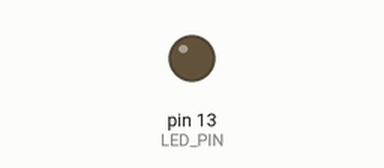
The sketch below on a simulated Arduino Uno, built with avr-gcc and run on an emulated ATmega328P. On the bench: output pins drawn as LEDs (lit = HIGH).

Above: at 0.1 s.
At 37.5 s:
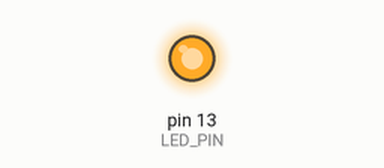
Timing chart, 0 to 39.5 s (numbered marks = the images above):
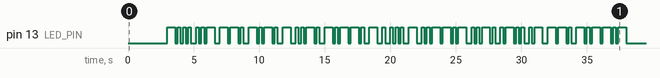

The sketch:

morze.ino
```cpp
// Определение длительности сигналов
const int DOT_DURATION = 200;      // длительность точки (мс)
const int DASH_DURATION = 600;     // длительность тире (3 точки)
const int SYMBOL_PAUSE = 200;      // пауза между символами (1 точка)
const int LETTER_PAUSE = 600;      // пауза между буквами (3 точки)
const int WORD_PAUSE = 1000;       // пауза между словами (7 точек)

const int LED_PIN = 13;            // пин светодиода

// Карта символов Морзе
const char* morseMap[] = {
    ".-",    // A
    "-...",  // B
    "-.-.",  // C
    "-..",   // D
    ".",     // E
    "..-.",  // F
    "--.",   // G
    "....",  // H
    "..",    // I
    ".---",  // J
    "-.-",   // K
    ".-..",  // L
    "--",    // M
    "-.",    // N
    "---",   // O
    ".--.",  // P
    "--.-",  // Q
    ".-.",   // R
    "...",   // S
    "-",     // T
    "..-",   // U
    "...-",  // V
    ".--",   // W
    "-..-",  // X
    "-.--",  // Y
    "--..",  // Z
    "-----", // 0
    ".----", // 1
    "..---", // 2
    "...--", // 3
    "....-", // 4
    ".....", // 5
    "-....", // 6
    "--...", // 7
    "---..", // 8
    "----.", // 9
    "..--.-",// _
    "-.--.", // {
    "-.--.-",// }
};

// Функция для отправки символа Морзе
void sendMorseChar(char c) {
    if (c == ' ') {
        delay(WORD_PAUSE);
        return;
    }

    int index;
    if (c >= 'A' && c <= 'Z') {
        index = c - 'A';
    } else if (c >= 'a' && c <= 'z') {
        index = c - 'a';
    } else if (c >= '0' && c <= '9') {
        index = c - '0' + 26;
    } else {
        switch (c) {

            case '_': index = 36; break;
            case '{': index = 37; break;
            case '}': index = 38; break;
            default: return;
        }
    }

    const char* morseCode = morseMap[index];

    for (int i = 0; morseCode[i] != '\0'; i++) {
        if (morseCode[i] == '.') {
            digitalWrite(LED_PIN, HIGH);
            delay(DOT_DURATION);
            digitalWrite(LED_PIN, LOW);
        } else if (morseCode[i] == '-') {
            digitalWrite(LED_PIN, HIGH);
            delay(DASH_DURATION);
            digitalWrite(LED_PIN, LOW);
        }

        if (morseCode[i + 1] != '\0') {
            delay(SYMBOL_PAUSE);
        }
    }

    delay(LETTER_PAUSE - SYMBOL_PAUSE);
}

// Функция для отправки текста Морзе
void sendMorseText(const char* text) {
    for (int i = 0; text[i] != '\0'; i++) {
        sendMorseChar(text[i]);
    }
}

void setup() {
    pinMode(LED_PIN, OUTPUT);
    digitalWrite(LED_PIN, LOW);

    delay(3000);
    const char* message = "BUGCTF{TEST_FLAG}";
    sendMorseText(message);
}

void loop() {

}
```
